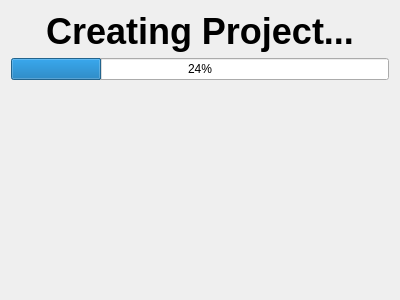
<?xml version="1.0" encoding="UTF-8"?>
<ui version="4.0">
 <class>WidgetProjectSetup</class>
 <widget class="QWidget" name="WidgetProjectSetup">
  <property name="geometry">
   <rect>
    <x>0</x>
    <y>0</y>
    <width>400</width>
    <height>300</height>
   </rect>
  </property>
  <property name="windowTitle">
   <string>Form</string>
  </property>
  <layout class="QVBoxLayout" name="verticalLayout">
   <item>
    <widget class="QLabel" name="titleLabel">
     <property name="font">
      <font>
       <pointsize>27</pointsize>
       <weight>75</weight>
       <bold>true</bold>
      </font>
     </property>
     <property name="text">
      <string>Creating Project...</string>
     </property>
     <property name="alignment">
      <set>Qt::AlignCenter</set>
     </property>
    </widget>
   </item>
   <item>
    <widget class="QProgressBar" name="progressBar">
     <property name="value">
      <number>24</number>
     </property>
    </widget>
   </item>
   <item>
    <spacer name="verticalSpacer">
     <property name="orientation">
      <enum>Qt::Vertical</enum>
     </property>
     <property name="sizeHint" stdset="0">
      <size>
       <width>20</width>
       <height>40</height>
      </size>
     </property>
    </spacer>
   </item>
   <item>
    <widget class="QWidget" name="centerWidget" native="true"/>
   </item>
   <item>
    <spacer name="verticalSpacer_2">
     <property name="orientation">
      <enum>Qt::Vertical</enum>
     </property>
     <property name="sizeHint" stdset="0">
      <size>
       <width>20</width>
       <height>40</height>
      </size>
     </property>
    </spacer>
   </item>
  </layout>
 </widget>
 <resources/>
 <connections/>
</ui>
